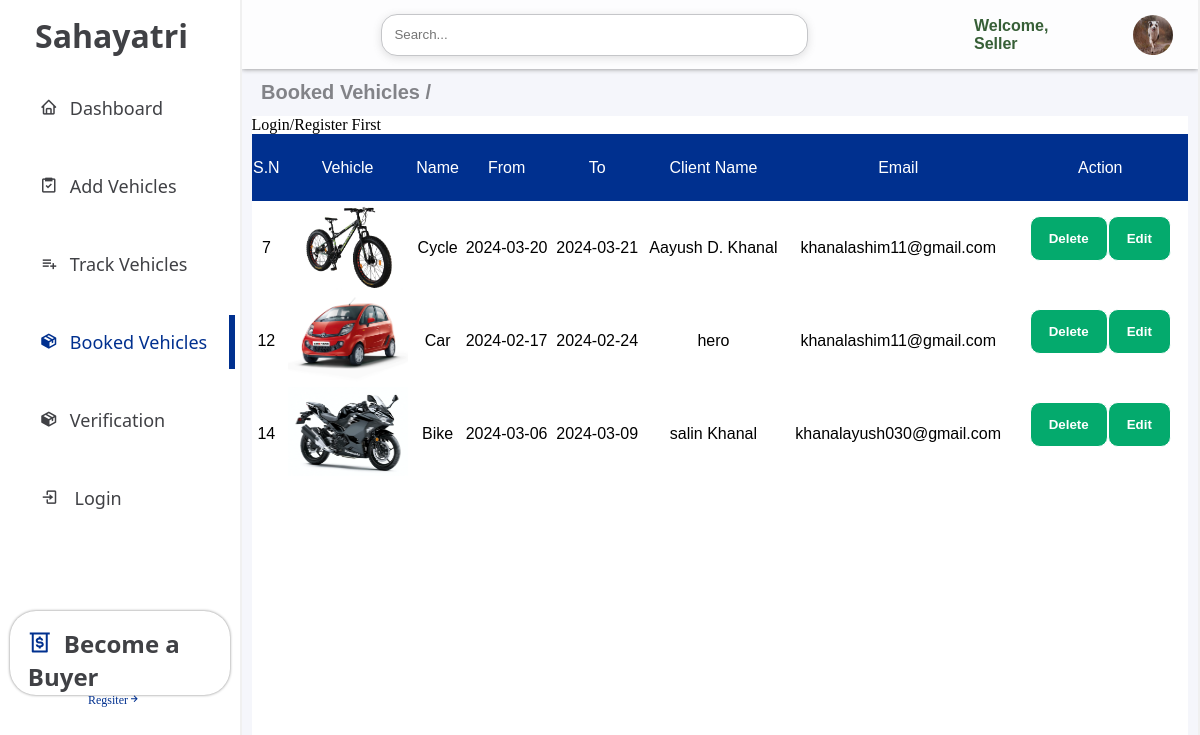
/seller/booked_vehicles.php, run on the app's committed database.
### tables this page shows
CREATE TABLE `bookings` (
  `id` int(11) NOT NULL,
  `user_id` int(100) NOT NULL,
  `seller_id` int(100) NOT NULL,
  `status` varchar(10) NOT NULL,
  `fromdate` date DEFAULT NULL,
  `todate` date DEFAULT NULL,
  `name` varchar(255) DEFAULT NULL,
  `email` varchar(255) DEFAULT NULL,
  `phone` varchar(20) DEFAULT NULL,
  `vehicleid` int(100) NOT NULL,
  `vehicleimg` varchar(100) NOT NULL,
  `vehiclename` varchar(100) NOT NULL,
  `vehiclemodel` varchar(100) NOT NULL,
  `vehicleprice` int(100) NOT NULL
);

### seller/booked_vehicles.php (the view, shortened to what this page needs)
<?php
$servername = "localhost";
$username = "root";
$password = "";
$database = "mydb";
$conn = new mysqli($servername, $username, $password, $database);
?>
<!DOCTYPE html>
<html lang="en">
<head>
    <link href='https://unpkg.com/boxicons@2.1.4/css/boxicons.min.css' rel='stylesheet'>
    <link rel="stylesheet" href="style/style.css">
    <link rel="stylesheet" href="style/booked_vehicles.css">
</head>
<body>
    <div class="container">
        <div class="sidebar">
            <h1>Sahayatri
            </h1>
            <ul>
                <a href="dashboard.php">
                    <li><i class='bx bx-home'></i>Dashboard</li>
                </a>
                <a href="add_vehicle.php">
                    <li><i class='bx bx-task'></i>Add Vehicles</li>
                </a>
                <a href="track_vehicles.php">
                    <li><i class='bx bx-list-plus'></i>Track Vehicles</li>
                </a>
                <a href="booked_vehicles.php">
                    <li id="active"><i class='bx bxs-package'></i>Booked Vehicles</li>
                </a>
                <a href="verification.php">
                    <li><i class='bx bxs-package'></i>Verification</li>
                </a>
                <a href="<?php if (isset ($_SESSION["Seller_loggedin"]) && $_SESSION["Seller_loggedin"] === true) {
                    echo "profile.php";
                } else {
                    echo "login.php";
                } ?>">
                    <li><i class='bx bx-log-in'></i>
                        <?php if (isset ($_SESSION["Seller_loggedin"]) && $_SESSION["Seller_loggedin"] === true) {
                            echo "Profile";
                            $user_available = true;
                        } else {
                            echo "Login";
                            $user_available = false;
                        } ?>
                    </li>
                </a>
            </ul>
            <div class="seller">
                <h1><i class='bx bx-money-withdraw'></i>Become a Buyer</h1>
                <a href="../sahafront/sahaback/new.php">
                    <p>Regsiter<i class='bx bx-right-arrow-alt'></i></p>
                </a>
            </div>
        </div>
        <div class="main">
            <div class="vehicle">
                <div class="nav_search">
                    <div class="search">
                        <input id="search" type="text" placeholder="Search...">
                        <a href="#">
                            <div class="search_icon">
                                <box-icon name='search'></box-icon>
                            </div>
                        </a>
                    </div>
                    <p>Welcome,
                        <?php if (isset ($_SESSION["Seller_firstname"])) {
                            echo $_SESSION["Seller_firstname"];
                        } else {
                            echo "Seller";
                        } ?>
                    </p>
                    <div class="profile_image">
                        <img height="40px" width="40px" src="../sahafront/profile.jpg" alt="">
                    </div>
                </div>
                <h1>Booked Vehicles /</h1>
                <div class="vehicle_info">
                    <table class='table'>
                        <thead class='table-light'>
                            <tr>
                                <td>S.N</td>
                                <td>Vehicle</td>
                                <td>Name</td>
                                <td>From</td>
                                <td>To</td>
                                <td>Client Name</td>
                                <td>Email</td>
                                <td>Action</td>
                            </tr>
                        </thead>
                        <tbody>
                            <?php
                            $query = "SELECT * FROM bookings WHERE seller_id='$seller_id'";
                            $result = $conn->query($query);
                            if ($result->num_rows > 0) {
                                while ($row = $result->fetch_assoc()) {
                                    if ($row['status'] == 'f') {
                                        continue;
                                    } else {
                                        echo "<tr>";
                                        echo "<td>" . $row['id'] . "</td>";
                                        echo "<td> <img height='89px' width='120px' src='../sahafront/sahaback/" . $row['vehicleimg'] . "'></td>";
                                        echo "<td>" . $row['vehiclename'] . "</td>";
                                        echo "<td>" . $row['fromdate'] . "</td>";
                                        echo "<td>" . $row['todate'] . "</td>";
                                        echo "<td>" . $row['name'] . "</td>";
                                        echo "<td>" . $row['email'] . "</td>";
                                        if ($user_available == true) {
                                            echo "<td id='action'><a href='message.php'><button>Message</button></a>";
                                            echo "<td id='action'><a href='accept.php'><button>Accept</button></a>";
                                        } else {
                                            echo "<td id='action'><a href='sahaback/login.php'><button>Delete</button></a>";
                                            echo "<a href='sahaback/login.php'><button> Edit</button></a></td>";
                                        }
                                        echo "</tr>";
                                    }
                                }
                            } ?>
                        </tbody>
                    </table>
                </div>
            </div>
        </div>
    </div>
</body>
</html>

### seller/style/style.css (style rules this page uses)
* { margin: 0; padding: 0; }
i { margin-right: 12px; }
#search { width: 60%; height: 40px; border-radius: 16px 16px 16px 16px; box-shadow: rgba(99, 99, 99, 0.2) 0px 2px 8px 0px; border: 1px solid #c5c6c9; padding-left: 12px; margin-left: 12px; }
.search { display: flex; flex-direction: row; justify-content: center; align-items: center; gap: 20px; width: 80%; margin: 0; }
.profile_image { cursor: pointer; }
.nav_search { display: flex; flex-direction: row; align-items: center; justify-content: right; gap: 20px; background-color: #ffffffc7; box-shadow: 0px 0px 5px 0px gray; padding: 10px 25px; }
.nav_search p { color: rgba(19, 66, 19, 0.849); margin-top: auto; margin-bottom: auto; font-weight: 600; font-family: 'Franklin Gothic Medium', 'Arial Narrow', Arial, sans-serif; }
.nav_search img { border-radius: 50%; margin-left: 23px; margin-top: 5px; }
.container { display: grid; grid-template-columns: 1fr 4fr; height: 100vh; }
.sidebar { color: #404145; }
.sidebar ul { text-align: left; width: 96%; margin-left: auto; margin-right: auto; }
.sidebar ul a { color: #404145; text-decoration: none; }
.sidebar h1 { color: #404145; text-align: left; margin-top: 14px; font-family: 'Segoe UI', Tahoma, Geneva, Verdana, sans-serif; width: 96%; margin-left: 35px; }
.sidebar li { list-style: none; font-size: 18px; margin-top: 24px; margin-left: 35px; font-family: 'Segoe UI', Tahoma, Geneva, Verdana, sans-serif; padding-top: 15px; padding-bottom: 15px; }
.seller { margin-bottom: auto; display: block; margin-top: 36%; font-size: 12px; margin-left: auto; margin-right: auto; background-color: white; box-shadow: 0px 0px 3px 0px gray; height: 80px; width: 80%; padding: 2px 14px; border-radius: 26px; cursor: pointer; }
.seller h1 { margin-left: auto; margin-right: auto; cursor: pointer; }
.seller h1 i { color: #00308F; }
.seller a { display: block; text-decoration: none; font-size: 12px; }
.seller a p { text-align: center; color: #00308F; }
#active { color: #00308F; border-right: 6px solid #00308F ; }
.main { overflow-y: scroll; border-right: 2px solid #F0F0F0; border-left: 2px solid #F0F0F0; background-color: #f5f6fb; }
.vehicle { width: 100%; height: 100vh; margin-left: auto; margin-right: auto; }
.vehicle h1 { font-family: 'Segoe UI', Tahoma, Geneva, Verdana, sans-serif; color: #404145a2; font-family: 'Franklin Gothic Medium', 'Arial Narrow', Arial, sans-serif; margin-top: 12px; margin-bottom: 12px; margin-left: 19px; font-size: 20px; }
.vehicle_info { display: grid; height: 100vh; gap: 10px; background-color: white; width: 98%; margin-left: auto; margin-right: auto; }

### seller/style/booked_vehicles.css (style rules this page uses)
.vehicle_info { display: block; }
.table { width: 100%; border: 0px solid gray; text-align: center; font-family: Arial, Helvetica, sans-serif; border-collapse: collapse; }
.table-light { background-color: #00308F; height: 67px; color: white; margin: 0; }
#action { display: inline-block; flex-direction: row; justify-content: center; text-align: center; color: white; padding: 14px 8px; border-radius: 10px; font-family: Arial, Helvetica, sans-serif; border: 1px solid ; cursor: pointer; font-weight: 600; }
td button { text-align: center; color: white; padding: 14px 18px; border-radius: 10px; font-family: Arial, Helvetica, sans-serif; border: 1px solid ; cursor: pointer; font-weight: 600; background-color: #04aa6d; }

### data on the page
bookings: id "7", vehicleimg (picture), vehiclename "Cycle", fromdate "2024-03-20", todate "2024-03-21", name "Aayush D. Khanal", email "khanalashim11@gmail.com"
bookings: id "12", vehicleimg (picture), vehiclename "Car", fromdate "2024-02-17", todate "2024-02-24", name "hero", email "khanalashim11@gmail.com"
bookings: id "14", vehicleimg (picture), vehiclename "Bike", fromdate "2024-03-06", todate "2024-03-09", name "salin Khanal", email "khanalayush030@gmail.com"
